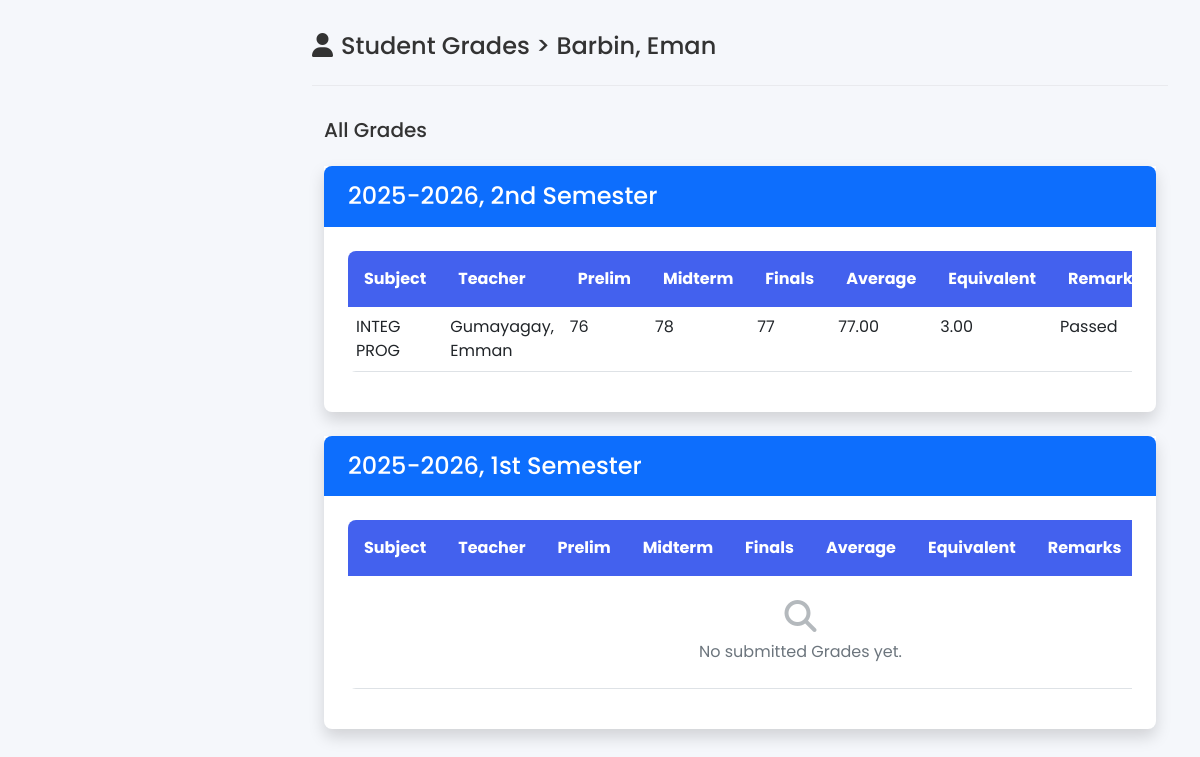
/Admin/admin-grades-view.php?id=59, run on the app's committed database.
### tables this page shows
CREATE TABLE `students` (
  `student_id` int(11) NOT NULL AUTO_INCREMENT,
  `username` varchar(225) NOT NULL,
  `password` varchar(225) NOT NULL,
  `email` varchar(225) NOT NULL,
  `firstname` varchar(225) NOT NULL,
  `lastname` varchar(225) NOT NULL,
  `course` varchar(225) NOT NULL,
  `status` varchar(255) DEFAULT NULL,
  `image` varchar(255) NOT NULL,
  `createdAt` timestamp NOT NULL DEFAULT current_timestamp(),
  PRIMARY KEY (`student_id`)
);

CREATE TABLE `schoolyear` (
  `schoolyear_id` int(11) NOT NULL AUTO_INCREMENT,
  `schoolyear` varchar(225) DEFAULT NULL,
  `semester` varchar(225) DEFAULT NULL,
  PRIMARY KEY (`schoolyear_id`)
);

CREATE TABLE `grades` (
  `grades_id` int(11) NOT NULL AUTO_INCREMENT,
  `subject_id` int(11) DEFAULT NULL,
  `teacher_id` int(11) DEFAULT NULL,
  `student_id` int(11) DEFAULT NULL,
  `schoolyear_id` int(11) DEFAULT NULL,
  `prelim` varchar(50) DEFAULT NULL,
  `midterm` varchar(50) DEFAULT NULL,
  `prefinals` varchar(50) DEFAULT NULL,
  `finals` varchar(50) DEFAULT NULL,
  `average` decimal(10,2) NOT NULL,
  `equivalent` decimal(10,2) NOT NULL,
  `remarks` varchar(255) DEFAULT NULL,
  `comment` varchar(255) DEFAULT NULL,
  `createdAt` timestamp NULL DEFAULT current_timestamp(),
  PRIMARY KEY (`grades_id`),
  UNIQUE KEY `subject_id_2` (`subject_id`,`teacher_id`,`student_id`,`schoolyear_id`),
  KEY `subject_id` (`subject_id`),
  KEY `teacher_id` (`teacher_id`),
  KEY `student_id` (`student_id`),
  KEY `sy_id` (`schoolyear_id`),
  CONSTRAINT `grades_ibfk_1` FOREIGN KEY (`student_id`) REFERENCES `students` (`student_id`),
  CONSTRAINT `grades_ibfk_3` FOREIGN KEY (`subject_id`) REFERENCES `subjects` (`subject_id`),
  CONSTRAINT `grades_ibfk_4` FOREIGN KEY (`teacher_id`) REFERENCES `teachers` (`teacher_id`),
  CONSTRAINT `grades_ibfk_5` FOREIGN KEY (`schoolyear_id`) REFERENCES `schoolyear` (`schoolyear_id`)
);

CREATE TABLE `subjects` (
  `subject_id` int(11) NOT NULL AUTO_INCREMENT,
  `teacher_id` int(11) NOT NULL,
  `subject_code` varchar(255) NOT NULL,
  `subject` varchar(225) DEFAULT NULL,
  `course` varchar(225) DEFAULT NULL,
  `yearlevel` varchar(255) DEFAULT NULL,
  `schoolyear_id` int(11) NOT NULL,
  `status` varchar(255) DEFAULT NULL,
  `subject_created` timestamp NULL DEFAULT current_timestamp(),
  PRIMARY KEY (`subject_id`),
  KEY `teacher_id` (`teacher_id`),
  KEY `schoolyear_id` (`schoolyear_id`),
  CONSTRAINT `subjects_ibfk_1` FOREIGN KEY (`teacher_id`) REFERENCES `teachers` (`teacher_id`),
  CONSTRAINT `subjects_ibfk_2` FOREIGN KEY (`schoolyear_id`) REFERENCES `schoolyear` (`schoolyear_id`) ON DELETE NO ACTION ON UPDATE NO ACTION
);

CREATE TABLE `teachers` (
  `teacher_id` int(11) NOT NULL AUTO_INCREMENT,
  `username` varchar(255) DEFAULT NULL,
  `password` varchar(255) DEFAULT NULL,
  `email` varchar(255) DEFAULT NULL,
  `firstname` varchar(255) DEFAULT NULL,
  `lastname` varchar(255) DEFAULT NULL,
  `department` varchar(255) DEFAULT NULL,
  `status` varchar(255) DEFAULT NULL,
  `createdAt` timestamp NULL DEFAULT current_timestamp(),
  PRIMARY KEY (`teacher_id`)
);

### Admin/admin-grades-view.php (the view, shortened to what this page needs)
<?php
$conn = connectToDB();
$sql = "SELECT * FROM students WHERE student_id = ?";
$stmt = $conn->prepare($sql);
$stmt->bind_param("i", $_GET['id']);
$stmt->execute();
$result = $stmt->get_result();
$students = array();
while ($row = $result->fetch_assoc()) {
    $students[] = $row;
}
?>
<!DOCTYPE html>
<html lang="en">
<head>
    <?php include 'includes/header.php' ?>
</head>
<body>
    <main class="main-content">
        <div class="page-header">
            <h4><i class="fas fa-user me-2"></i>Student Grades > <?php foreach ($students as $student) {
                                                                        echo $student['lastname'] . ", " . $student['firstname'];
                                                                    } ?></h4>
        </div>
        <div class="container">
            <div class="table-header">
                <div class="row align-items-center">
                    <div class="col-md-6">
                        <h5>All Grades</h5>
                    </div>
                </div>
            </div>
            <?php
            $conn = connectToDB();
            $sql = "SELECT * FROM schoolyear ORDER BY schoolyear_id DESC";
            $stmt = $conn->prepare($sql);
            $stmt->execute();
            $result = $stmt->get_result();
            $schoolyearlist = array();
            while ($row = $result->fetch_assoc()) {
                $schoolyearlist[] = $row;
            }
            ?>
            <?php foreach ($schoolyearlist as $schoolyear): ?>
                <div class="col mt-3 shadow rounded-bottom-3 bg-white">
                    <div class="card-border-0 custom-card mb-4">
                        <div class="card-header px-4 py-3 bg-primary text-white rounded-top-3">
                            <h4 class="card-title mb-0"><?php echo htmlspecialchars($schoolyear['schoolyear'] . ', ' . $schoolyear['semester']) . ' Semester'; ?></h4>
                        </div>
                        <div class="card-body p-4">
                            <div class="table-responsive">
                                <table class="table table-hover">
                                    <thead>
                                        <th>Subject</th>
                                        <th>Teacher</th>
                                        <th>Prelim</th>
                                        <th>Midterm</th>
                                        <th>Finals</th>
                                        <th>Average</th>
                                        <th>Equivalent</th>
                                        <th>Remarks</th>
                                    </thead>
                                    <tbody>
                                        <?php
                                        $conn = connectToDB();
                                        $sql = "SELECT *
                                                FROM grades g
                                                INNER JOIN teachers t ON g.teacher_id = t.teacher_id
                                                INNER JOIN subjects s ON g.subject_id = s.subject_id
                                                WHERE g.student_id = ? AND g.schoolyear_id = ?";
                                        $stmt = $conn->prepare($sql);
                                        $stmt->bind_param("ii", $_GET['id'], $schoolyear['schoolyear_id']);
                                        $stmt->execute();
                                        $result = $stmt->get_result();
                                        if ($result && $result->num_rows > 0) {
                                            while ($row = $result->fetch_assoc()) {
                                                echo "<tr>";
                                                echo "<td>" . $row['subject'] . "</td>";
                                                echo "<td>" . $row["lastname"] . ", " . $row["firstname"] . "</td>";
                                                echo "<td>" . $row['prelim'] . "</td>";
                                                echo "<td>" . $row['midterm'] . "</td>";
                                                echo "<td>" . $row['finals'] . "</td>";
                                                echo "<td>" . $row['average'] . "</td>";
                                                echo "<td>" . $row['equivalent'] . "</td>";
                                                echo "<td>" . $row['remarks'] . "</td>";
                                                echo "</tr>";
                                            }
                                        } else {
                                            echo "<td colspan='10' class='text-center py-4' style='color: #6c757d;'>";
                                            echo "<i class='fas fa-search mb-2' style='font-size: 2em; opacity: 0.5;'></i>";
                                            echo "<br>";
                                            echo "No submitted Grades yet.";
                                            echo "</td>";
                                        }
                                        ?>
                                    </tbody>
                                </table>
                            </div>
                        </div>
                    </div>
                </div>
            <?php endforeach; ?>
        </div>
    </main>
</body>
</html>

### Admin/css/admin.css (style rules this page uses)
:root { --primary-color: #4361ee; --secondary-color: #3f37c9; --accent-color: #4cc9f0; --dark-color: #1a1a2e; --light-color: #f8f9fa; --success-color: #4caf50; --warning-color: #ff9800; --danger-color: #f44336; --sidebar-width: 280px; }
body { font-family: "Poppins", sans-serif; background-color: #f5f7fb; color: #333; }
.main-content { margin-left: var(--sidebar-width); padding: 2rem; min-height: 100vh; transition: all 0.3s; }
.page-header { display: flex; justify-content: space-between; align-items: center; margin-bottom: 2rem; padding-bottom: 1rem; border-bottom: 1px solid rgba(0, 0, 0, 0.05); }
.table { border-radius: 8px; transition: transform 0.3s, box-shadow 0.3s; overflow: hidden; }
.table thead th { background-color: var(--primary-color); color: white; border: none; padding: 1rem; }
.table tbody tr { transition: all 0.2s; }

### Admin/css/sidebar.css (style rules this page uses)
.main-content { position: relative; z-index: 1; }
.card, .table, form { position: relative; z-index: 2; }

### data on the page
students: lastname "Barbin", firstname "Eman"
schoolyear: schoolyear+semester "2025-2026, 2nd"
grades: subject.subject "INTEG PROG", teacher.lastname "Gumayagay", teacher.firstname "Emman", prelim "76", midterm "78", finals "77", average "77.00", equivalent "3.00", remarks "Passed"
schoolyear: schoolyear+semester "2025-2026, 1st", shows "No submitted Grades yet."
